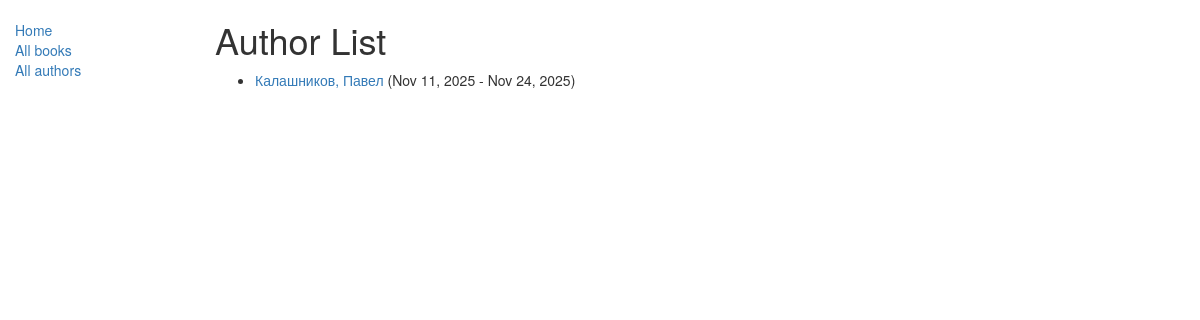
The app's page /catalog/authors/, older data.
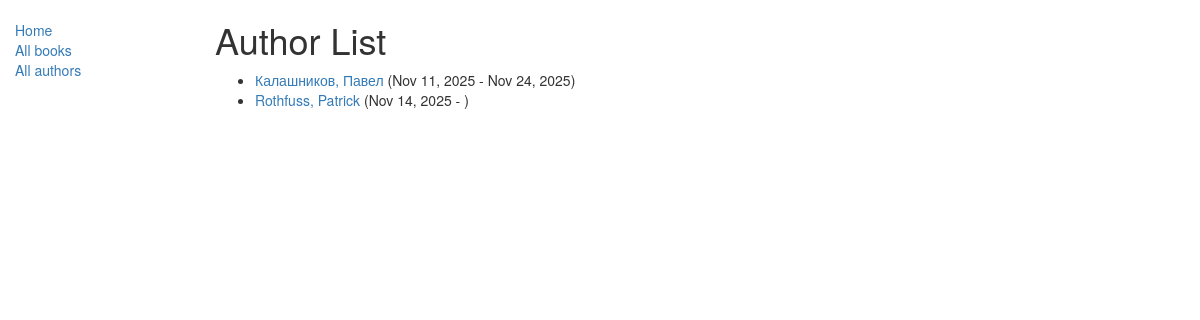
The same page, newer data.
### catalog/models.py (models this page shows, shortened)
class Author(models.Model):
    first_name = models.CharField(max_length=100)
    last_name = models.CharField(max_length=100)
    date_of_birth = models.DateField(null=True, blank=True)
    date_of_death = models.DateField('Died', null=True, blank=True)
    def __str__(self):
        return '%s, %s' % (self.last_name, self.first_name)

### catalog/views.py (the view)
class AuthorListView(generic.ListView):
        model = Author
        paginate_by = 10

### catalog/templates/catalog/author_list.html
{% extends "base_generic.html" %}
{% block content %}
  <h1>Author List</h1>
  {% if author_list %}
    <ul>
      {% for author in author_list %}
        <li>
          <a href="{% url 'author-detail' author.pk %}">{{ author }}</a>
          {% if author.date_of_death %}({{ author.date_of_birth|date:"M j, Y" }} - {{ author.date_of_death|date:"M j, Y" }}){% else %}({{ author.date_of_birth|date:"M j, Y" }} - ){% endif %}
        </li>
      {% endfor %}
    </ul>
  {% else %}
    <p>There are no authors.</p>
  {% endif %}
{% endblock %}

Row changes from the older to the newer data that the page shows:
added Author: last_name+first_name "Rothfuss, Patrick", date_of_birth "Nov 14, 2025"
